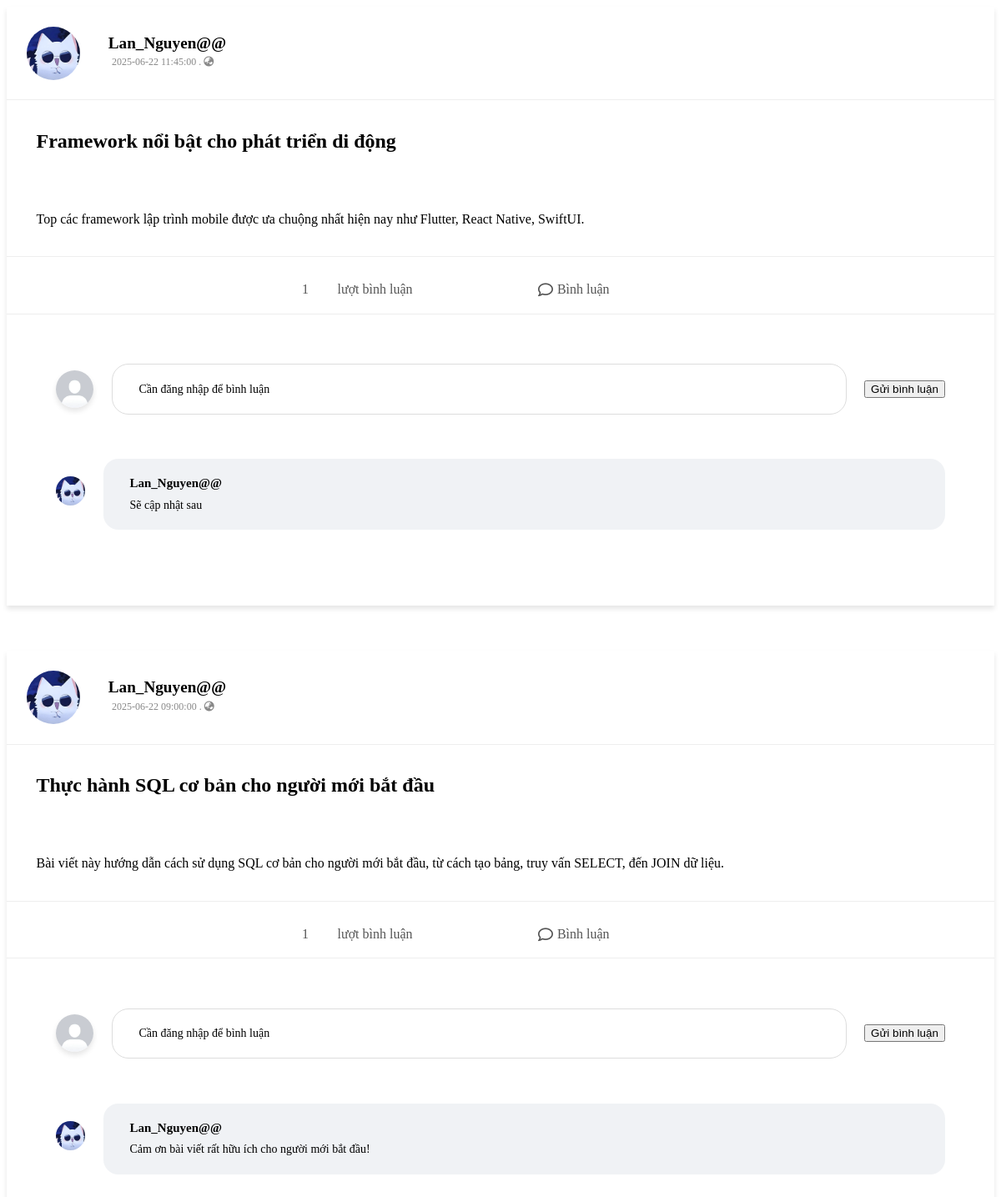
The app's page /Code/UI_post.php?user_id=1 with its own data.
### tables this page shows
CREATE TABLE `posts` (
  `post_id` int(11) NOT NULL,
  `user_id` int(11) DEFAULT NULL,
  `tag_id` int(11) DEFAULT NULL,
  `title` varchar(255) DEFAULT NULL,
  `content` text DEFAULT NULL,
  `created_at` datetime DEFAULT current_timestamp()
);

CREATE TABLE `users` (
  `User_ID` int(11) NOT NULL,
  `User_name` varchar(100) DEFAULT NULL,
  `ID_Ques` int(11) DEFAULT NULL,
  `email` varchar(100) DEFAULT NULL,
  `password` varchar(100) DEFAULT NULL,
  `avatar` varchar(255) DEFAULT 'uploads/avatar/1751079726_avatar_md.jpg',
  `follow` int(11) DEFAULT NULL,
  `created_at` datetime DEFAULT current_timestamp(),
  `last_login` datetime DEFAULT NULL,
  `bio` text DEFAULT NULL,
  `location` varchar(100) DEFAULT NULL,
  `phone_number` varchar(20) DEFAULT NULL,
  `About` longtext NOT NULL
);

CREATE TABLE `post_comments` (
  `comment_id` int(11) NOT NULL,
  `post_id` int(11) NOT NULL,
  `user_id` int(11) NOT NULL,
  `content` text NOT NULL,
  `created_at` datetime DEFAULT current_timestamp()
);

### Code/UI_post.php (the view, shortened to what this page needs)
<?php
include 'db_connect.php';
$you_id = $_GET['user_id'] ?? $_SESSION['User_ID'];
$user_id = $_SESSION['User_ID'] ?? $you_id;
$flag = false;
if (!isset($_SESSION['User_ID'])) {
    $flag = true;
}
$user_result = mysqli_query($link, "SELECT * FROM users WHERE User_ID = $you_id");
$user = mysqli_fetch_assoc($user_result);
$user2_result = mysqli_query($link, "SELECT * FROM users WHERE User_ID = $user_id");
$user2 = mysqli_fetch_assoc($user2_result);
$posts_result = mysqli_query($link, "SELECT * FROM posts WHERE user_id = $you_id ORDER BY created_at DESC");
$posts = [];
while ($row = mysqli_fetch_assoc($posts_result)) {
    $posts[] = $row;
}
?>
<!DOCTYPE html>
<html lang="en">
<head>
    <link rel="stylesheet" href="../Style/user_infor.css">
    <link rel="stylesheet" href="https://cdnjs.cloudflare.com/ajax/libs/font-awesome/6.4.0/css/all.min.css">
</head>
<body>
    <?php if (!empty($posts)): ?>
        <?php foreach ($posts as $post): ?>
            <?php
            $p_id = $post['post_id'];
            $pc_result = mysqli_query($link, "
                            SELECT c.content, u.User_name, u.avatar
                            FROM post_comments c
                            JOIN users u ON c.user_id = u.User_ID
                            WHERE c.post_id = $p_id
                            ORDER BY c.created_at ASC
                        ");
            $comments = [];
            while ($row = mysqli_fetch_assoc($pc_result)) {
                $comments[] = $row;
            }
            ?>
            <div class="container_post">
                <div class="post_header">
                    <img src="<?php echo $user['avatar'] ?>" alt="Ảnh">
                    <div class="post_user_infor">
                        <h3><?= $user['User_name'] ?></h3>
                        <p><?= $post['created_at'] ?? 'Không rõ ngày' ?> . <i class="fas fa-globe-asia"></i></p>
                    </div>
                </div>
                <div class="post_content">
                    <div class="post_text">
                        <h2><?= $post['title'] ?? 'Không có nội dung câu hỏi' ?></h2>
                        <p><?= $post['content'] ?? 'Không có nội dung câu hỏi' ?></p>
                    </div>
                </div>
                <div class="post_actions">
                    <div class="frame">
                        <div style="display: flex; gap: 2%; width: 50%; color: #555;">
                            <div class="comments_count" id="commentCount_<?= $post['post_id'] ?>">
                                <?= isset($comments) ? count($comments) : 0 ?>
                            </div>
                            <div style="align-content: center;"> lượt bình luận</div>
                        </div>
                        <div class="action_btn comment-btn" onclick="focusComment()">
                            <i class="far fa-comment"></i>
                            <span>Bình luận</span>
                        </div>
                    </div>
                </div>
                <div class="comment_section">
                    <div class="comment_input">
                        <?php
                        if ($flag) { ?>
                            <img src="../WebForumTechnology/uploads/icon/avatar_md.jpg" alt="Ảnh">
                            <div name="comment" class="comment_input_box">Cần đăng nhập để bình luận</div>
                        <?php } else { ?>
                            <img src="<?php echo $user2['avatar'] ?>" alt="Ảnh">
                            <textarea name="comment" class="comment_input_box" data-ques-id="<?= $post['post_id'] ?>" placeholder="Viết bình luận ....."></textarea>
                        <?php };
                        ?>
                        <button class="send_comment_btn">Gửi bình luận</button>
                    </div>
                    <div class="comment_list">
                        <?php if (empty($comments)): ?>
                            <p>Chưa có bình luận nào.</p>
                        <?php else: ?>
                            <?php foreach ($comments as $c): ?>
                                <div class="comment_item">
                                    <img src="<?php echo $user['avatar'] ?? '../WebForumTechnology/icon/test.jpg' ?>" alt="Ảnh">
                                    <div class="comment_content">
                                        <div class="comment_user"><?= htmlspecialchars($c['User_name']) ?></div>
                                        <div class="comment_text"><?= htmlspecialchars($c['content']) ?></div>
                                    </div>
                                </div>
                            <?php endforeach; ?>
                        <?php endif; ?>
                    </div>
                </div>
            </div>
            <br><br><br>
        <?php endforeach; ?>
    <?php endif; ?>
</body>
</html>

### Style/user_infor.css (style rules this page uses)
.container_post { box-shadow: 0 4px 6px rgba(0, 0, 0, 0.1); }
.post_header { display: flex; align-items: center; padding: 2%; border-bottom: 1px solid #eee; gap: 3%; }
.post_header img { width: 64px; height: 64px; border-radius: 50%; object-fit: cover; }
.post_user_infor h3 { font-size: 120%; font-weight: 600; margin: 0; }
.post_user_infor p { font-size: 12px; color: #888; margin: 3%; }
.post_content p { padding: 3%; margin: 0; border-bottom: 1px solid #eee; }
.post_text { margin-bottom: 10px; }
.post_text h2 { padding: 3%; margin: 0; }
.post_text p { padding: 3%; margin: 0; }
.post_actions { gap: 3%; display: flex; justify-content: space-around; padding: 1% 3% 1% 3%; border-bottom: 1px solid #eee; }
.frame { width: 45%; display: flex; justify-content: space-around; padding: 0 2% 0 4%; gap: 3%; }
.comments_count { align-content: center; width: 15%; }
.action_btn { width: 40%; display: flex; align-items: center; color: #555; padding: 8px 15px; border-radius: 5px; cursor: pointer; transition: all 0.2s; }
.action_btn i { margin-right: 5px; font-size: 18px; }
.comment_section { padding: 5%; }
.comment_input { display: flex; align-items: center; margin-bottom: 5%; gap: 2%; }
.comment_input img { width: 100%; max-width: 45px; height: 45px; align-content: center; border-radius: 50%; box-shadow: 0 4px 6px rgba(0, 0, 0, 0.1); }
.comment_input_box { flex: 1; border: 1px solid #ddd; border-radius: 20px; padding: 2% 3%; font-size: 14px; height: 30%; transition: height 0.2s; }
.comment_list { margin-top: 3%; }
.comment_item { display: flex; margin-bottom: 3%; gap: 2%; }
.comment_item img { width: 100%; max-width: 35px; height: 35px; border-radius: 50%; margin-top: 2%; }
.comment_content { background-color: #f0f2f5; padding: 2% 3%; border-radius: 18px; width: 100%; }
.comment_user { font-weight: 600; font-size: 15px; margin-bottom: 1%; }
.comment_text { font-size: 14px; }

### records on screen
posts: user.avatar (picture), user.User_name "Lan_Nguyen@@", created_at "2025-06-22 11:45:00", title "Framework nổi bật cho phát triển di động", content "Top các framework lập trình mobile được ưa chuộng nhất hiện nay như Flutter, React Native, SwiftUI.", count($comments) "1"
post_comments: user.avatar (picture), user.User_name "Lan_Nguyen@@", content "Sẽ cập nhật sau"
posts: user.avatar (picture), user.User_name "Lan_Nguyen@@", created_at "2025-06-22 09:00:00", title "Thực hành SQL cơ bản cho người mới bắt đầu", content "Bài viết này hướng dẫn cách sử dụng SQL cơ bản cho người mới bắt đầu, từ cách tạo bảng, truy vấn SELECT, đến JOIN dữ liệu.", count($comments) "1"
post_comments: user.avatar (picture), user.User_name "Lan_Nguyen@@", content "Cảm ơn bài viết rất hữu ích cho người mới bắt đầu!"
